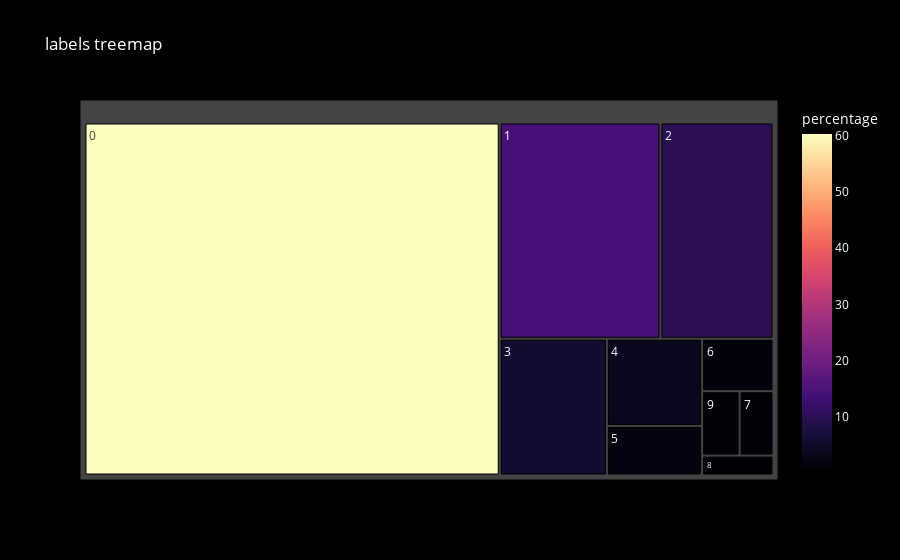

The code cell stored with this chart in its notebook:
### Code cell
df = pd.DataFrame(data_graph_labels)
fig = px.treemap(df, path=['labels'], values='percentage',
                 color='percentage', color_continuous_scale='Magma',
                 title='labels treemap')
fig.update_layout(
    paper_bgcolor='black',  
    plot_bgcolor='black',   
    font_color='white'      
)
fig.show()

### Figure 1 — Plotly figure (JSON) as saved in the notebook; plotly's stock layout.template omitted (floating-point values rounded to 4 significant figures)
{"data": [{"branchvalues": "total", "customdata": [[60.27], [14.29], [10.05], [6.025], [3.414], [1.941], [1.539], [0.8972], [0.5836], [0.9924]], "domain": {"x": [0, 1], "y": [0, 1]}, "hovertemplate": "labels=%{label}<br>percentage_sum=%{value}<br>parent=%{parent}<br>id=%{id}<br>percentage=%{color}<extra></extra>", "ids": ["0", "1", "2", "3", "4", "5", "6", "7", "8", "9"], "labels": ["0", "1", "2", "3", "4", "5", "6", "7", "8", "9"], "marker": {"coloraxis": "coloraxis", "colors": [60.27, 14.29, 10.05, 6.025, 3.414, 1.941, 1.539, 0.8972, 0.5836, 0.9924]}, "name": "", "parents": ["", "", "", "", "", "", "", "", "", ""], "type": "treemap", "values": [60.27, 14.29, 10.05, 6.025, 3.414, 1.941, 1.539, 0.8972, 0.5836, 0.9924]}], "layout": {"coloraxis": {"colorbar": {"title": {"text": "percentage"}}, "colorscale": [[0, "#000004"], [0.1111, "#180f3d"], [0.2222, "#440f76"], [0.3333, "#721f81"], [0.4444, "#9e2f7f"], [0.5556, "#cd4071"], [0.6667, "#f1605d"], [0.7778, "#fd9668"], [0.8889, "#feca8d"], [1, "#fcfdbf"]]}, "font": {"color": "white"}, "legend": {"tracegroupgap": 0}, "paper_bgcolor": "black", "plot_bgcolor": "black", "title": {"text": "labels treemap"}}}
